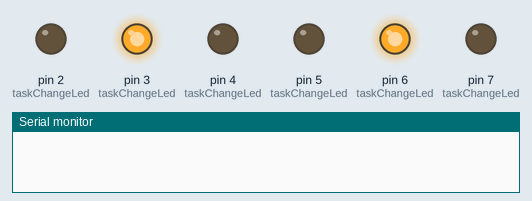
A sketch run on a simulated Arduino Uno, built with avr-gcc and run on an emulated ATmega328P. Shown: output pins drawn as LEDs (lit = HIGH), the last lines printed to the serial monitor.

Above: at 2.5 s.
At 5.5 s:
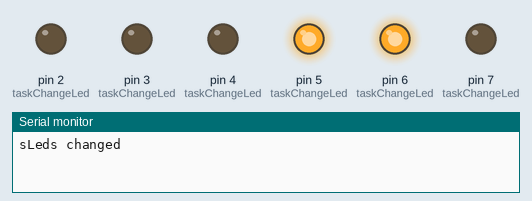
At 8.0 s:
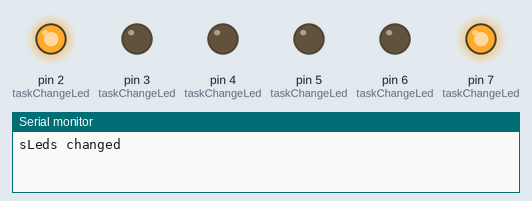
At 10.5 s:
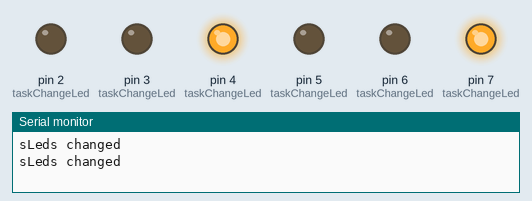
Timing chart, 0 to 13.0 s (numbered marks = the images above):
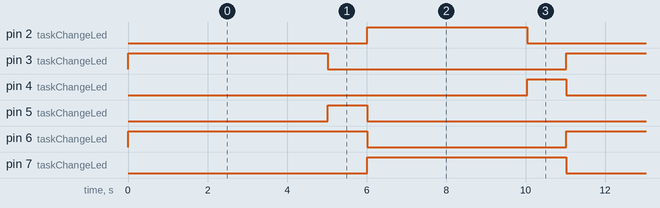

The sketch:

StreetlightProj.ino
```cpp
#include <Arduino_FreeRTOS.h>
//Abraham Mendoza

//maybe just 2 tasks a swtich task witht the delay to only switch lights every x seconds
//then a lights task with no delays only for changing lights

void taskChangeLed(void *pvParameters);//Control the lights
void taskSwitch( void *pvParameters);//timer for the lights to switch

bool left=true;
bool sLeds;

int sTimer = 5000;
int yellowTimer =1000;

void setup(){
  Serial.begin(9600);

  xTaskCreate(taskChangeLed,"task1",128,NULL,1,NULL);

  xTaskCreate(taskSwitch,"task2",128,NULL,2,NULL);

  vTaskStartScheduler();
}

void loop(){

}

void taskSwitch(void *pvParameters){

  while(1){
  vTaskDelay(sTimer/portTICK_PERIOD_MS);
  Serial.println("sLeds changed");
  sLeds = true;
  }

}


void taskChangeLed(void *pvParameters){
  //               "LEFT"|"RIGHT"
  //-------------------------
  //   Red lights pin 7 and 6
  //Yellow lights pin 5 and 4
  // Green lights pin 3 and 2
  pinMode(7,OUTPUT);
  pinMode(5,OUTPUT);
  pinMode(3,OUTPUT);
  pinMode(6,OUTPUT);
  pinMode(4,OUTPUT);
  pinMode(2,OUTPUT);

  while(1){
    //check which side is on green
    //then check when a switch happens and start to change lights
    if(sLeds==true&&left){
      left = false;

      digitalWrite(3,LOW);
      digitalWrite(5,HIGH);
      vTaskDelay(yellowTimer/portTICK_PERIOD_MS);
      digitalWrite(5,LOW);
      digitalWrite(7,HIGH);
      sLeds =false;
    }else if(sLeds && !left){
      left = true;

      digitalWrite(2,LOW);
      digitalWrite(4,HIGH);
      vTaskDelay(yellowTimer/portTICK_PERIOD_MS);
      digitalWrite(4,LOW);
      digitalWrite(6,HIGH);
      sLeds =false;
    }
    else if(left){
      digitalWrite(7,LOW);
      digitalWrite(3,HIGH);
      digitalWrite(6,HIGH);
    }else{
      digitalWrite(6,LOW);
      digitalWrite(2,HIGH);
      digitalWrite(7,HIGH);
    }
  }
}
```

Measured:
- by itself, pin 2 (taskChangeLed): alternates HIGH for 4.0 s and LOW for 6.0 s
- by itself, pin 3 (taskChangeLed): repeats every 10.0 s: LOW 6.0 s, HIGH 4.0 s
- by itself, pin 4 (taskChangeLed), pin 5 (taskChangeLed): alternates HIGH for 0.99 s and LOW for 9.0 s
- by itself, pin 6 (taskChangeLed): repeats every 10.0 s: LOW 5.0 s, HIGH 5.0 s
- by itself, pin 7 (taskChangeLed): alternates HIGH for 5.0 s and LOW for 5.0 s
